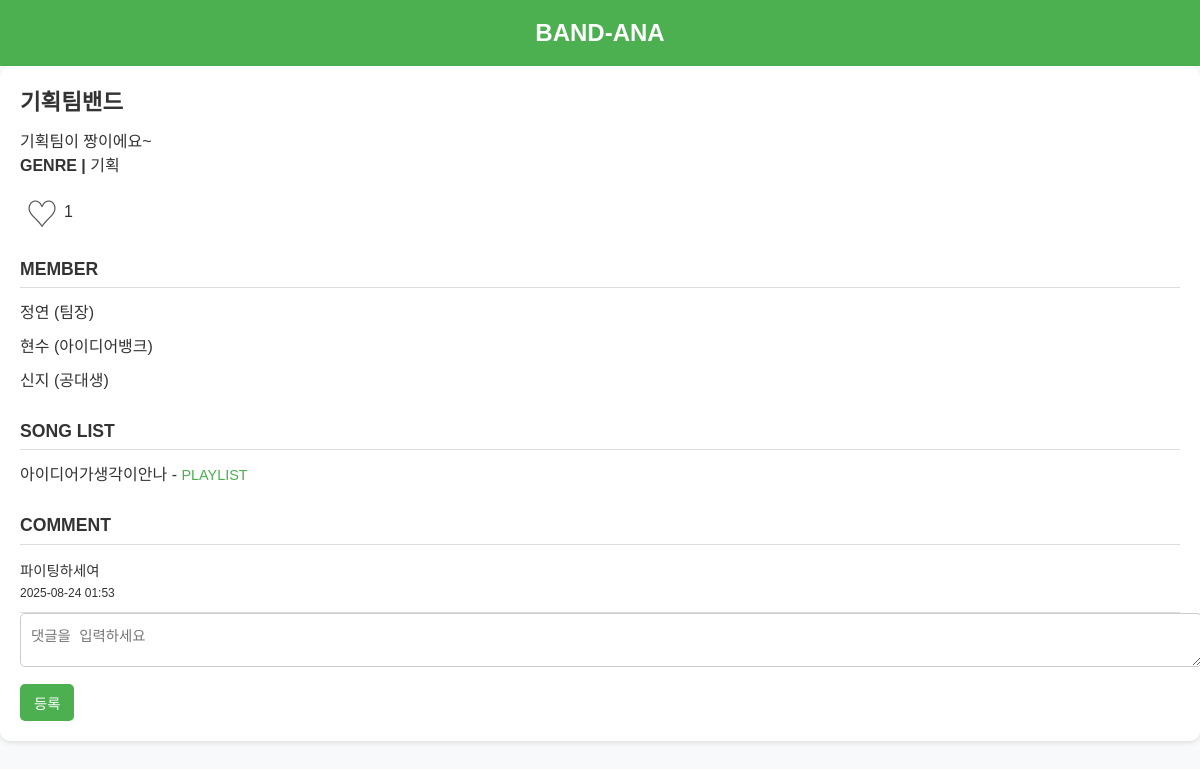
/band/2/, run on the app's committed database.
### archive/models.py (models this page shows, shortened)
class Band(models.Model):
    name = models.CharField(max_length=100)
    description = models.TextField()
    genre = models.CharField(max_length=50)

class Member(models.Model):
    band = models.ForeignKey(Band, on_delete=models.CASCADE)
    name = models.CharField(max_length=100)
    role = models.CharField(max_length=50)

class Song(models.Model):
    band = models.ForeignKey(Band, on_delete=models.CASCADE)
    title = models.CharField(max_length=200)
    url = models.URLField(blank=True, null=True)

class Comment(models.Model):
    band = models.ForeignKey(Band, on_delete=models.CASCADE)
    content = models.TextField()
    created_at = models.DateTimeField(auto_now_add=True)

### archive/views.py (the view)
# urls.py: path('band/<int:band_id>/', views.band_detail, name='band_detail'),
def band_detail(request, band_id):
    band = get_object_or_404(Band, id=band_id)
    members = Member.objects.filter(band=band)
    songs = Song.objects.filter(band=band)
    comments = Comment.objects.filter(band=band).order_by('-created_at')
    session_key = request.session.session_key
    if not session_key:
        request.session.save()
        session_key = request.session.session_key
    liked = Like.objects.filter(band=band, session_key=session_key).exists()
    if request.method == 'POST':
        form = CommentForm(request.POST)
        if form.is_valid():
            comment = form.save(commit=False)
            comment.band = band
            comment.save()
            return redirect('band_detail', band_id=band.id)
    else:
        form = CommentForm()
    likes_count = Like.objects.filter(band=band).count()
    return render(request, 'bands/band_detail.html', {
        'band': band,
        'members': members,
        'songs': songs,
        'comments': comments,
        'liked': liked,
        'likes_count': likes_count,
        'form': form,
    })

### archive/forms.py
class CommentForm(forms.ModelForm):
    class Meta:
        model = Comment
        fields = ['content']
        widgets = {
            'content': forms.Textarea(attrs={'rows': 2, 'placeholder': '댓글을 입력하세요'}),
        }

### archive/templates/bands/band_detail.html (shortened to what this page needs)
{% extends 'base.html' %}
{% block content %}
<div class="container">
    <div class="band-detail">
        <h2>{{ band.name }}</h2>
        <p>{{ band.description }}</p>
        <p><strong>GENRE | </strong> {{ band.genre }}</p>
        <div class="like-section">
            <button id="like-button" class="heart-btn {% if liked %}liked{% endif %}">
                <span id="heart-symbol">{% if liked %}♥{% else %}♡{% endif %}</span>
                <span id="likes-count" class="like-count">{{ likes_count }}</span>
            </button>
        </div>
        <h3 class="section-title">MEMBER</h3>
        <ul>
            {% for member in members %}
                <li>{{ member.name }} ({{ member.role }})</li>
            {% empty %}
                <li>멤버 정보가 없습니다.</li>
            {% endfor %}
        </ul>
        <h3 class="section-title">SONG LIST</h3>
        <ul>
            {% for song in songs %}
                <li>
                    {{ song.title }}
                    {% if song.url %}
                        - <a href="{{ song.url }}" target="_blank">PLAYLIST</a>
                    {% endif %}
                </li>
            {% empty %}
                <li>등록된 노래가 없습니다.</li>
            {% endfor %}
        </ul>
        <h3 class="section-title">COMMENT</h3>
        <ul class="comment-list">
            {% for comment in comments %}
                <li>{{ comment.content }} <br><small>{{ comment.created_at|date:"Y-m-d H:i" }}</small></li>
            {% empty %}
                <li>댓글이 없습니다.</li>
            {% endfor %}
        </ul>
        <form method="post" class="comment-form">
            {{ form.as_p }}
            <button type="submit">등록</button>
        </form>
    </div>
</div>
{% endblock %}

### static/css/style.css (style rules this page uses)
body, h1, h2, h3, p, ul, li { margin: 0; padding: 0; }
body { font-family: Arial, sans-serif; background-color: #f8f9fa; color: #333; line-height: 1.5; }
.band-detail { background-color: white; border-radius: 10px; padding: 20px; box-shadow: 0 2px 5px rgba(0,0,0,0.1); margin-bottom: 20px; }
.band-detail h2 { font-size: 1.4rem; margin-bottom: 10px; }
.like-section { margin: 10px 0; }
.heart-btn { font-size: 32px; background: none; border: none; cursor: pointer; color: #555; transition: color 0.3s ease; display: inline-flex; align-items: center; gap: 6px; }
.like-count { font-size: 1rem; color: #333; }
.section-title { font-size: 1.1rem; margin-top: 20px; margin-bottom: 8px; border-bottom: 1px solid #ddd; padding-bottom: 5px; }
ul { list-style: none; padding-left: 0; }
ul li { padding: 5px 0; }
ul li a { color: #4CAF50; text-decoration: none; font-size: 0.9rem; }
.comment-form textarea { width: 100%; padding: 10px; font-size: 0.9rem; border-radius: 5px; border: 1px solid #ccc; margin-bottom: 10px; }
.comment-form button { background-color: #4CAF50; color: white; border: none; padding: 8px 14px; font-size: 0.9rem; border-radius: 5px; cursor: pointer; }
.comment-list li { border-bottom: 1px solid #ddd; padding: 8px 0; font-size: 0.9rem; color: #333; }

### data on the page
Band: name "기획팀밴드", description "기획팀이 짱이에요~", genre "기획"
Member: name "정연", role "팀장"
Member: name "현수", role "아이디어뱅크"
Member: name "신지", role "공대생"
Song: title "아이디어가생각이안나"
Comment: content "파이팅하세여", created_at "2025-08-24 01:53"

### other printed values
{{ likes_count }} "1"
